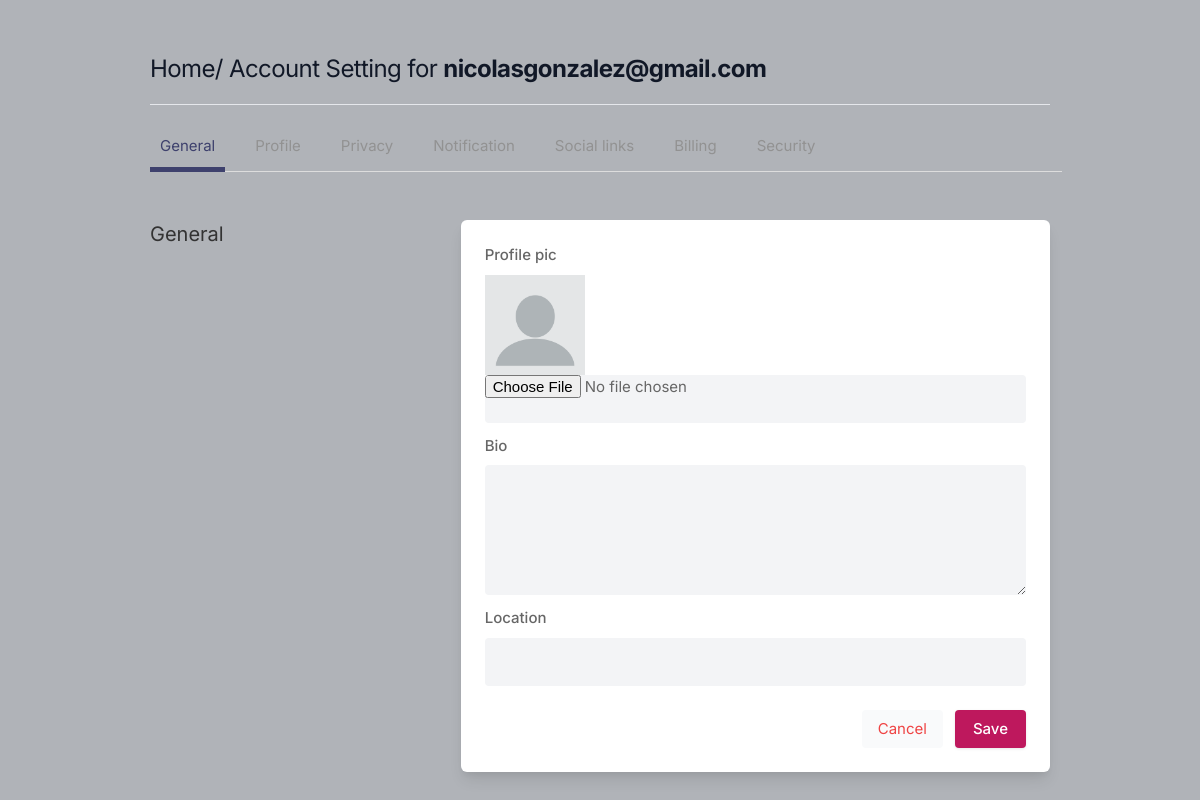
The app's page /settings (signed in), older data.
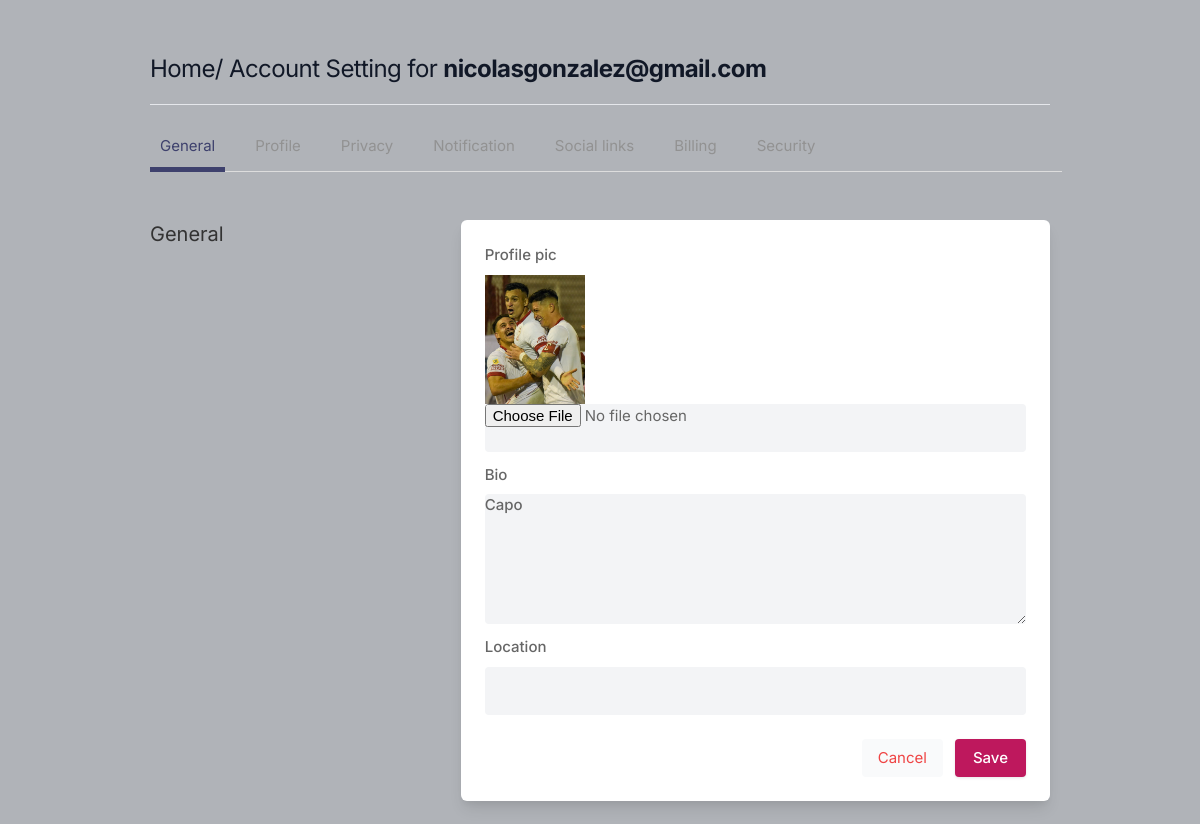
The same page, newer data.
### core/models.py (models this page shows, shortened)
class Profile(models.Model):
    user = models.ForeignKey(User, on_delete=models.CASCADE)
    id_user = models.IntegerField()
    bio = models.TextField(blank=True)
    profileimg = models.ImageField(upload_to='profile_images', default='blank-profile-picture.png')
    location = models.CharField(max_length=100, blank=True)

### core/views.py (the view, shortened to what this page needs)
# urls.py: path('settings', views.settings, name='settings'),
@login_required(login_url='signin')
def settings(request):
    user_profile = Profile.objects.get(user=request.user)
    return render(request, 'setting.html', {'user_profile': user_profile})

### templates/setting.html (shortened to what this page needs)
{% load static %}
<!DOCTYPE html>
<html lang="en">
<head>
    <link rel="stylesheet" href="{% static 'assets/css/icons.css' %}">
    <link rel="stylesheet" href="{% static 'assets/css/uikit.css' %}">
    <link rel="stylesheet" href="{% static 'assets/css/style.css' %}">
    <link rel="stylesheet" href="{% static 'assets/css/tailwind.css' %}">
</head>
<body>
            <div class="container m-auto">
                <h1 class="text-2xl leading-none text-gray-900 tracking-tight mt-3"><a href="/">Home</a>/ Account Setting for <b>{{user.email}}</b></h1>
                <br>
                <hr>
                <ul class="mt-5 -mr-3 flex-nowrap lg:overflow-hidden overflow-x-scroll uk-tab">
                    <li class="uk-active"><a href="#">General</a></li>
                    <li><a href="#">Profile</a></li>
                    <li><a href="#">Privacy</a></li>
                    <li><a href="#">Notification</a></li>
                    <li><a href="#">Social links</a></li>
                    <li><a href="#">Billing</a></li>
                    <li><a href="#">Security</a></li>
                </ul>
                <div class="grid lg:grid-cols-3 mt-12 gap-8">
                    <div>
                        <h3 class="text-xl mb-2"> General</h3>
                    </div>
                    <div class="bg-white rounded-md lg:shadow-lg shadow col-span-2">
                    <form action="" method="POST" enctype="multipart/form-data">
                        <div class="grid grid-cols-2 gap-3 lg:p-6 p-4">
                                <div class="col-span-2">
                                    <label for="about">Profile pic</label>
                                    <img width="100" height="100" src="{{user_profile.profileimg.url}}" />
                                    <input type="file" name="image" value="" class="shadow-none bg-gray-100">
                                </div>
                                <div class="col-span-2">
                                    <label for="about">Bio</label>
                                    <textarea id="about" name="bio" rows="3"  class="shadow-none bg-gray-100">{{user_profile.bio}}</textarea>
                                </div>
                                <div class="col-span-2">
                                    <label for="">Location</label>
                                    <input type="text" value="{{user_profile.location}}" name="location" placeholder="" class="shadow-none bg-gray-100">
                                </div>
                            </div>
                            <div class="bg-gray-10 p-6 pt-0 flex justify-end space-x-3">
                                <button class="p-2 px-4 rounded bg-gray-50 text-red-500"> Cancel </button>
                                <button type="submit" class="button bg-blue-700"> Save </button>
                            </div>
                        </div>
                    </div>
                    </div>
                    <br>
</body>
</html>

### static/assets/css/style.css (style rules this page uses)
body { background-color: #B0B3B8!important; }
button { vertical-align: middle; }
span.button, button.button { background-color: #be185d; top: 0; color: #fff; position: relative; padding: 8px 18px; line-height: 22px; position: relative; font-weight: 500; font-size: 15px; display: inline-block; -webkit-transition: all 0.2s ease-in-out; transition: all 0.2s ease-in-out; cursor: pointer; overflow: hidden; border: none; border-radius: 4px; -webkit-box-shadow: 0 1px 3px rgba(0, 0, 0, 0.1); box-shadow: 0 1px 3px rgba(0, 0, 0, 0.1); }
input { height: 48px; line-height: 48px; padding: 0 20px; outline: none; font-size: 15px; color: #808080; max-width: 100%; width: 100%; -webkit-box-sizing: border-box; box-sizing: border-box; display: block; font-weight: 400; opacity: 1; border-radius: 4px; border: none; -webkit-box-shadow: 0 1px 4px 0px rgba(0, 0, 0, 0.12); box-shadow: 0 1px 4px 0px rgba(0, 0, 0, 0.12); }
input[type="text"], input[type="password"], input[type="email"], input[type="number"] { height: 48px; line-height: 48px; padding: 0 20px; outline: none; font-size: 15px; color: #808080; max-width: 100%; width: 100%; -webkit-box-sizing: border-box; box-sizing: border-box; display: block; font-weight: 400; opacity: 1; border-radius: 4px; border: none; -webkit-box-shadow: 0 1px 4px 0px rgba(0, 0, 0, 0.12); box-shadow: 0 1px 4px 0px rgba(0, 0, 0, 0.12); }
textarea { height: 48px; line-height: 48px; padding: 0 20px; outline: none; font-size: 15px; color: #808080; margin: 0 0 16px 0; max-width: 100%; width: 100%; -webkit-box-sizing: border-box; box-sizing: border-box; display: block; background-color: #fff; font-weight: 500; opacity: 1; border-radius: 4px; border: none; -webkit-box-shadow: 0 1px 4px 0px rgba(0, 0, 0, 0.12); box-shadow: 0 1px 4px 0px rgba(0, 0, 0, 0.12); }
input { -webkit-transition: all 0.1s ease-in-out; transition: all 0.1s ease-in-out; }
::placeholder { color: #808080; opacity: 1; }
textarea { height: auto; line-height: 27px; padding: 20px; min-height: 130px; -webkit-transition: none !important; transition: none !important; min-width: 100%; }
label, legend { display: block; font-weight: bold; font-size: 15px; font-weight: 500; margin-bottom: 8px; }
button { border: none; margin: 0; padding: 0; width: auto; overflow: visible; background: transparent; color: inherit; font: inherit; line-height: normal; cursor: pointer; }
a { color: #be185d; -webkit-transition: 0.3s; transition: 0.3s; outline: none !important; }
button { outline: none !important; }
img { max-width: 100%; }
body { color: #666; font-size: 15px; line-height: 27px; background-color: #f0f2f5; font-family: "Inter", sans-serif; text-transform: none; }
h1, h2, h3, h4, h5, h6 { font-family: "Inter", sans-serif; text-transform: none; }
input[type="text"], input[type="password"], input[type="email"] { font-family: "Inter", sans-serif; text-transform: none; }
textarea, select { font-family: "Inter", sans-serif; text-transform: none; }
button, body .pac-container { font-family: "Inter", sans-serif; text-transform: none; }
h1, h2, h3, h4, h5, h6 { color: #333; font-weight: 500; margin: 0; padding: 0; }
h1 { font-size: 32px; }
h3 { font-size: 22px; }
b, strong { font-weight: 700 !important; }
@media (min-width: 1024px) { .container { max-width: 900px !important; padding-top: 45px; } }
.shadow-none { -webkit-box-shadow: none !important; box-shadow: none !important; }

Row changes from the older to the newer data that the page shows:
changed Profile: profileimg: picture added in place of a placeholder; bio (not shown) → "Capo"
